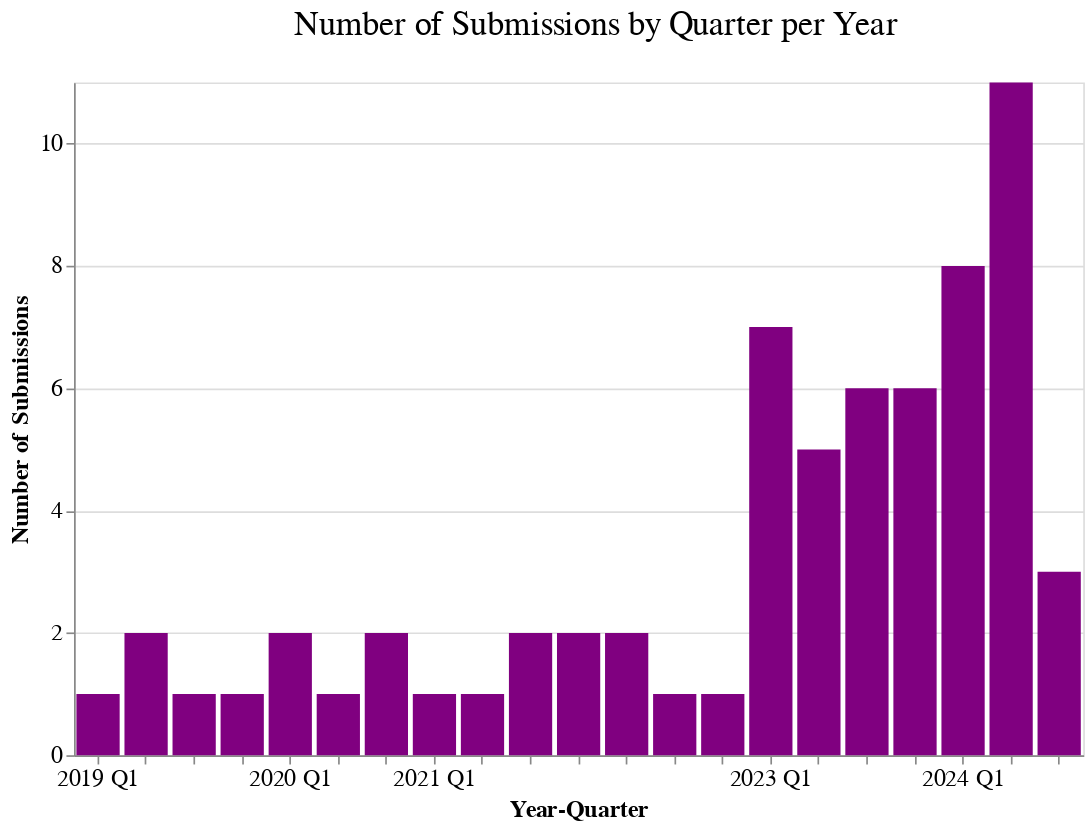

The cell this chart's notebook holds for it:
### Code cell
axis_labels = """datum.label == '2019Q1' ? '2019 Q1' : 
                datum.label == '2020Q1' ? '2020 Q1' : 
                datum.label == '2021Q1' ? '2021 Q1' : 
                datum.label == '2022Q1' ? '2022 Q1' :
                datum.label == '2023Q1' ? '2023 Q1' :
                datum.label == '2024Q1' ? '2024 Q1' :
                '' """
chart = (
    alt.Chart(quarterly_counts)
    .mark_bar(color="purple")
    .encode(
        x=alt.X(
            "year_quarter:O",
            title="Year-Quarter",
            axis=alt.Axis(
                labelAngle=0,
                labelExpr=axis_labels,
            ),
        ),
        y=alt.Y(
            "count:Q",
            title="Number of Submissions",
            axis=alt.Axis(tickCount=5),
        ),
        tooltip=[
            alt.Tooltip("year_quarter:O", title="Quarter"),
            alt.Tooltip("count:Q", title="Number of Issues"),
        ],
    )
    .properties(
        title="Number of Submissions by Quarter per Year",
        width="container",
        height=400,
    )
)

chart.show()

### Figure 1 — Vega-Lite specification as saved in the notebook (floating-point values rounded to 4 significant figures)
{"config": {"title": {"fontSize": 20, "font": "Poppins", "anchor": "middle", "color": "black", "fontWeight": 400, "dy": -20, "dx": 10}, "axis": {"labelFontSize": 14, "titleFontSize": 14, "titleFont": "Poppins", "labelFont": "Poppins"}, "axisX": {"labelAngle": 0}, "legend": {"labelFontSize": 12, "titleFontSize": 14, "titleFont": "Poppins", "labelFont": "Poppins"}, "bar": {"color": "purple", "fill": "purple"}, "line": {"color": "purple"}, "view": {"height": 300, "width": 600, "padding": {"top": 190, "left": 10, "right": 10, "bottom": 90}}}, "data": {"name": "data-5c2af655567522fdb5b4de6653206d7e"}, "mark": {"type": "bar", "color": "purple"}, "encoding": {"tooltip": [{"field": "year_quarter", "title": "Quarter", "type": "ordinal"}, {"field": "count", "title": "Number of Issues", "type": "quantitative"}], "x": {"axis": {"labelAngle": 0, "labelExpr": "datum.label == '2019Q1' ? '2019 Q1' : \n                datum.label == '2020Q1' ? '2020 Q1' : \n                datum.label == '2021Q1' ? '2021 Q1' : \n                datum.label == '2022Q1' ? '2022 Q1' :\n                datum.label == '2023Q1' ? '2023 Q1' :\n                datum.label == '2024Q1' ? '2024 Q1' :\n                '' "}, "field": "year_quarter", "title": "Year-Quarter", "type": "ordinal"}, "y": {"axis": {"tickCount": 5}, "field": "count", "title": "Number of Submissions", "type": "quantitative"}}, "height": 400, "title": "Number of Submissions by Quarter per Year", "width": "container", "$schema": "https://vega.github.io/schema/vega-lite/v5.17.0.json", "datasets": {"data-5c2af655567522fdb5b4de6653206d7e": [{"year_quarter": "2019Q1", "count": 1}, {"year_quarter": "2019Q2", "count": 2}, {"year_quarter": "2019Q3", "count": 1}, {"year_quarter": "2019Q4", "count": 1}, {"year_quarter": "2020Q1", "count": 2}, {"year_quarter": "2020Q2", "count": 1}, {"year_quarter": "2020Q3", "count": 2}, {"year_quarter": "2021Q1", "count": 1}, {"year_quarter": "2021Q2", "count": 1}, {"year_quarter": "2021Q3", "count": 2}, {"year_quarter": "2021Q4", "count": 2}, {"year_quarter": "2022Q2", "count": 2}, {"year_quarter": "2022Q3", "count": 1}, {"year_quarter": "2022Q4", "count": 1}, {"year_quarter": "2023Q1", "count": 7}, {"year_quarter": "2023Q2", "count": 5}, {"year_quarter": "2023Q3", "count": 6}, {"year_quarter": "2023Q4", "count": 6}, {"year_quarter": "2024Q1", "count": 8}, {"year_quarter": "2024Q2", "count": 11}, {"year_quarter": "2024Q3", "count": 3}]}}
